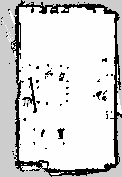
#> input picture cps_labor_map.pgm, 122 x 177 px, found by its file name
$ python plot_dataset_path.py ../..
#> lines starting #> are read from the running program, lines starting #| are printed output that depends on the picture
### evaluation/plots/plot_replay_paths.py
"""Plot replay ground-truth and particle-filter paths on the occupancy-grid map."""

from __future__ import annotations

import argparse
import csv
import math
import sys
from collections import defaultdict
from pathlib import Path

REPO_ROOT = Path(__file__).resolve().parents[2]
if str(REPO_ROOT) not in sys.path:
    sys.path.insert(0, str(REPO_ROOT))

import matplotlib

matplotlib.use("Agg")
import matplotlib.pyplot as plt
from PIL import Image

from evaluation.plots.plot_style import ERROR_LINK_COLOR, GT_COLOR, PF_COLOR, TELEPORT_COLOR


# [20 lines left out: function parse_args, not called in this run]


def read_csv(path: Path) -> list[dict]:
    with path.open("r", newline="", encoding="utf-8") as handle:
        return list(csv.DictReader(handle))


def parse_map_yaml(path: Path) -> dict:
    values: dict[str, object] = {}
    for raw_line in path.read_text(encoding="utf-8").splitlines():
        line = raw_line.split("#", 1)[0].strip()
        if not line or ":" not in line:
            continue
        key, value = line.split(":", 1)
        key = key.strip()
        value = value.strip()
        if key == "image":
            values[key] = value
        elif key == "resolution":
            values[key] = float(value)
        elif key == "origin":
            values[key] = [float(part.strip()) for part in value.strip("[]").split(",")]
    if "image" not in values or "resolution" not in values or "origin" not in values:
        raise ValueError(f"Map YAML is missing image/resolution/origin fields: {path}")
    image_path = Path(str(values["image"]))
    if not image_path.is_absolute():
        image_path = path.parent / image_path
    values["image_path"] = image_path.resolve()
    return values


def world_to_image(x: float, y: float, *, origin: list[float], resolution: float, height: int) -> tuple[float, float]:
    origin_x, origin_y, origin_yaw = origin
    dx = x - origin_x
    dy = y - origin_y
    cosine = math.cos(origin_yaw)
    sine = math.sin(origin_yaw)
    map_x = (cosine * dx + sine * dy) / resolution
    map_y = (-sine * dx + cosine * dy) / resolution
    return map_x, height - map_y


# [91 lines left out: functions sort_splat_ids, safe_name, display_name, plot_output_dir, group_rows, group_all_rows, not called in this run]


def available_values(rows: list[dict], key: str) -> list[str]:
    return sorted({row.get(key, "") for row in rows if row.get(key, "")})


# [4 lines left out: function rows_for_scenario_scope, not called in this run]


def should_show_path_label(rows: list[dict], *, scenario_id: str | None) -> bool:
    path_ids = {row.get("path_id", "") for row in rows_for_scenario_scope(rows, scenario_id) if row.get("path_id", "")}
    return len(path_ids) > 1


# [326 lines left out: functions axis_bounds, draw_direction_chevrons, split_reference_segments, plot_panel, main, not called in this run]


# [2 lines that do not run on import are left out]

### evaluation/plots/plot_dataset_path.py
#!/usr/bin/env python3
"""Plot a recorded replay dataset path on the occupancy-grid map."""

from __future__ import annotations

import argparse
import json
import math
import sys
from pathlib import Path

REPO_ROOT = Path(__file__).resolve().parents[2]
if str(REPO_ROOT) not in sys.path:
    sys.path.insert(0, str(REPO_ROOT))

import matplotlib

matplotlib.use("Agg")
import matplotlib.pyplot as plt
from PIL import Image

from evaluation.plots.plot_replay_paths import parse_map_yaml, world_to_image


def parse_args() -> argparse.Namespace:
    parser = argparse.ArgumentParser(description="Plot a recorded dataset trajectory on a PGM occupancy map.")
    parser.add_argument(
        "dataset",
        type=Path,
        help="Dataset directory containing manifest.json, or the manifest.json path itself.",
    )
    parser.add_argument("--map-yaml", type=Path, default=Path("cps_labor_map.yaml"))
    parser.add_argument("--output", type=Path, default=None)
    parser.add_argument("--title", default=None)
    parser.add_argument("--show-waypoints", action="store_true")
    parser.add_argument("--full-map", action="store_true", help="Show the complete map instead of zooming to the path.")
    return parser.parse_args()


def resolve_manifest_path(dataset: Path) -> Path:
    if dataset.is_dir():
        return dataset / "manifest.json"
    return dataset


def load_manifest(path: Path) -> dict:
    if not path.is_file():
        raise FileNotFoundError(f"Missing manifest: {path}")
    return json.loads(path.read_text(encoding="utf-8"))
#> (reads core/replay_tuning/artifacts/datasets/hallway_run_02/manifest.json from the repository)


def frame_pose(frame: dict) -> dict:
    pose = frame.get("pose") or frame.get("map_pose")
    if not pose:
        raise ValueError(f"Frame has no pose/map_pose: {frame}")
    return pose


def compute_bounds(points: list[tuple[float, float]], *, width: int, height: int, full_map: bool) -> tuple[float, float, float, float]:
    if full_map or not points:
        return 0.0, float(width), 0.0, float(height)
    xs = [point[0] for point in points]
    ys = [point[1] for point in points]
    pad = 35.0
    return (
        max(0.0, min(xs) - pad),
        min(float(width), max(xs) + pad),
        max(0.0, min(ys) - pad),
        min(float(height), max(ys) + pad),
    )


def main() -> None:
    args = parse_args()
    manifest_path = resolve_manifest_path(args.dataset).resolve()
    manifest = load_manifest(manifest_path)
    frames = manifest.get("frames") or []
    if not frames:
        raise ValueError(f"Manifest contains no frames: {manifest_path}")

    map_metadata = parse_map_yaml(args.map_yaml.resolve())
    map_image = Image.open(map_metadata["image_path"]).convert("L")
#> map_image is the input picture: PIL image 122x177 L; min 0, max 254, mean 213.1
    origin = list(map_metadata["origin"])
    resolution = float(map_metadata["resolution"])
    height = map_image.height
#> height = 177

    poses = [frame_pose(frame) for frame in frames]
    path_points = [
        world_to_image(float(pose["x"]), float(pose["y"]), origin=origin, resolution=resolution, height=height)
        for pose in poses
    ]
    waypoint_points = []
    for goal in manifest.get("nav_goals") or []:
        waypoint_points.append(
            world_to_image(float(goal["x"]), float(goal["y"]), origin=origin, resolution=resolution, height=height)
        )
#> after the loop, waypoint_points = []

    x_min, x_max, y_min, y_max = compute_bounds(
        path_points + waypoint_points,
        width=map_image.width,
        height=map_image.height,
        full_map=args.full_map,
    )
#> x_min = 13.49; x_max = 120.7; y_min = 0; y_max = 132.5

    fig, ax = plt.subplots(figsize=(8, 8))
    ax.imshow(map_image, cmap="gray", origin="upper")
    xs, ys = zip(*path_points)
    ax.plot(xs, ys, color="#ffb43c", linewidth=2.0, label="recorded path", zorder=3)
    ax.scatter([xs[0]], [ys[0]], color="#50dca0", s=45, marker="o", label="start", zorder=4)
    ax.scatter([xs[-1]], [ys[-1]], color="#ff4fd8", s=70, marker="*", label="end", zorder=4)

    if args.show_waypoints and waypoint_points:
        wxs, wys = zip(*waypoint_points)
        ax.scatter(wxs, wys, color="#4fc3ff", s=35, marker="x", label="waypoints", zorder=5)
        for index, (x_img, y_img) in enumerate(waypoint_points, start=1):
            ax.text(x_img + 4, y_img - 4, str(index), color="#4fc3ff", fontsize=9, weight="bold", zorder=6)

    ax.set_xlim(x_min, x_max)
    ax.set_ylim(y_max, y_min)
    ax.set_xticks([])
    ax.set_yticks([])
    ax.set_title(args.title or f"{manifest_path.parent.name} ({len(frames)} frames)")
    ax.legend(loc="lower right", framealpha=0.85)
    fig.tight_layout()

    output_path = args.output
    if output_path is None:
        output_path = manifest_path.parent / "dataset_path_overlay.png"
    fig.savefig(output_path, dpi=200)
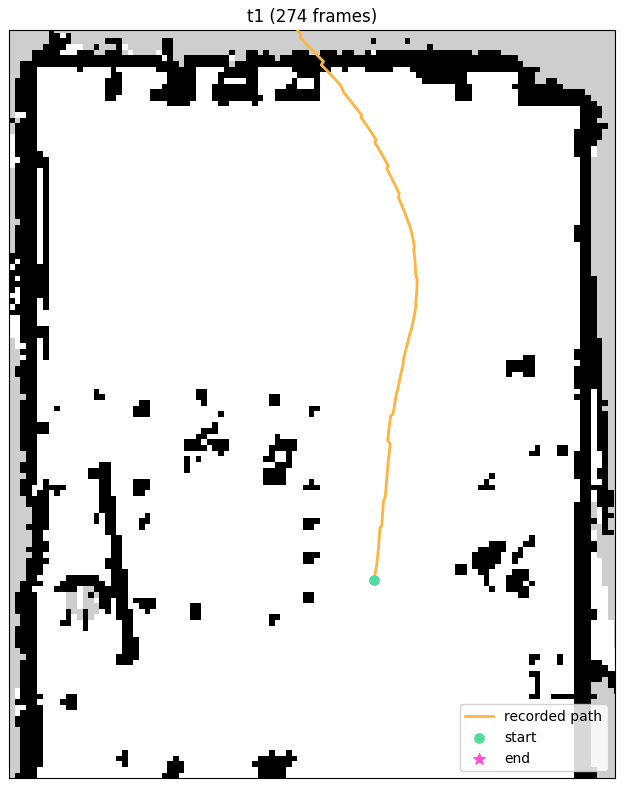
#> figure drawn by matplotlib, 1 panel
    plt.close(fig)
    print(f"Wrote {output_path}")


if __name__ == "__main__":
    main()
